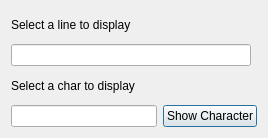
<?xml version="1.0" encoding="UTF-8"?>
<ui version="4.0">
 <class>characterselect</class>
 <widget class="QDialog" name="characterselect">
  <property name="geometry">
   <rect>
    <x>0</x>
    <y>0</y>
    <width>268</width>
    <height>138</height>
   </rect>
  </property>
  <property name="minimumSize">
   <size>
    <width>268</width>
    <height>75</height>
   </size>
  </property>
  <property name="maximumSize">
   <size>
    <width>268</width>
    <height>138</height>
   </size>
  </property>
  <property name="windowTitle">
   <string>Character Selection</string>
  </property>
  <layout class="QVBoxLayout" name="verticalLayout">
   <item>
    <layout class="QGridLayout" name="gridLayout">
     <item row="1" column="0">
      <widget class="QLineEdit" name="lineEdit"/>
     </item>
     <item row="0" column="0" colspan="2">
      <widget class="QLabel" name="label">
       <property name="text">
        <string>Select a line to display</string>
       </property>
      </widget>
     </item>
    </layout>
   </item>
   <item>
    <layout class="QGridLayout" name="gridLayout_2">
     <item row="1" column="1">
      <widget class="QPushButton" name="pushButton">
       <property name="cursor">
        <cursorShape>ArrowCursor</cursorShape>
       </property>
       <property name="text">
        <string>Show Character</string>
       </property>
      </widget>
     </item>
     <item row="1" column="0">
      <widget class="QLineEdit" name="lineEdit_2"/>
     </item>
     <item row="0" column="0" colspan="2">
      <widget class="QLabel" name="label_2">
       <property name="text">
        <string>Select a char to display</string>
       </property>
      </widget>
     </item>
    </layout>
   </item>
  </layout>
 </widget>
 <resources/>
 <connections>
  <connection>
   <sender>pushButton</sender>
   <signal>clicked()</signal>
   <receiver>characterselect</receiver>
   <slot>accept()</slot>
   <hints>
    <hint type="sourcelabel">
     <x>196</x>
     <y>120</y>
    </hint>
    <hint type="destinationlabel">
     <x>256</x>
     <y>220</y>
    </hint>
   </hints>
  </connection>
 </connections>
</ui>
